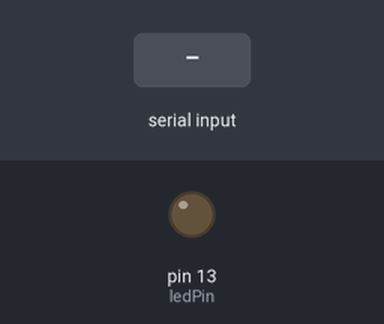
Bench run of a sketch on a simulated Arduino Uno, built with avr-gcc and run on an emulated ATmega328P. Shown: output pins drawn as LEDs (lit = HIGH). Dashed ring = blinking. Inputs (shaded band) come from the test bench.

Above: at 1.2 s.
1.3 s: "90,45\n" received over Serial
At 1.42 s:
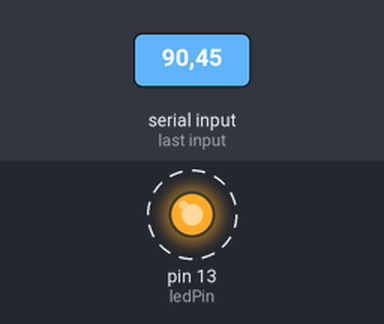
Timing chart, 0 to 10.3 s (numbered marks = the images above; inputs shaded):
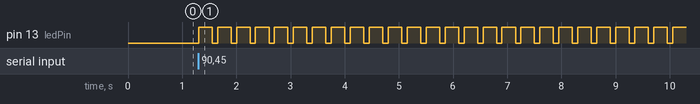

The sketch:

blink_input.ino
```cpp
const int ledPin = 13; // the pin that the LED is attached to
int incomingByte;      // a variable to read incoming serial data into

void setup() {
  // initialize serial communication:
  Serial.begin(9600);
  // initialize the LED pin as an output:
  pinMode(ledPin, OUTPUT);
}

int kedip(int y) {
  for (int x=0; x<y; x++) {
    digitalWrite(ledPin, HIGH);
    delay(250);
    digitalWrite(ledPin, LOW);
    delay(100);
  }
}

void loop() {
  // see if there's incoming serial data:
  if (Serial.available() > 0) {
    // read the oldest byte in the serial buffer:
    //incomingByte = Serial.read();
    int z = Serial.parseInt();

    kedip(z);
  }
}
```

Measured:
- after the input at 1.3 s, pin 13 (ledPin): alternates HIGH for 0.25 s and LOW for 0.10 s, starting at once
